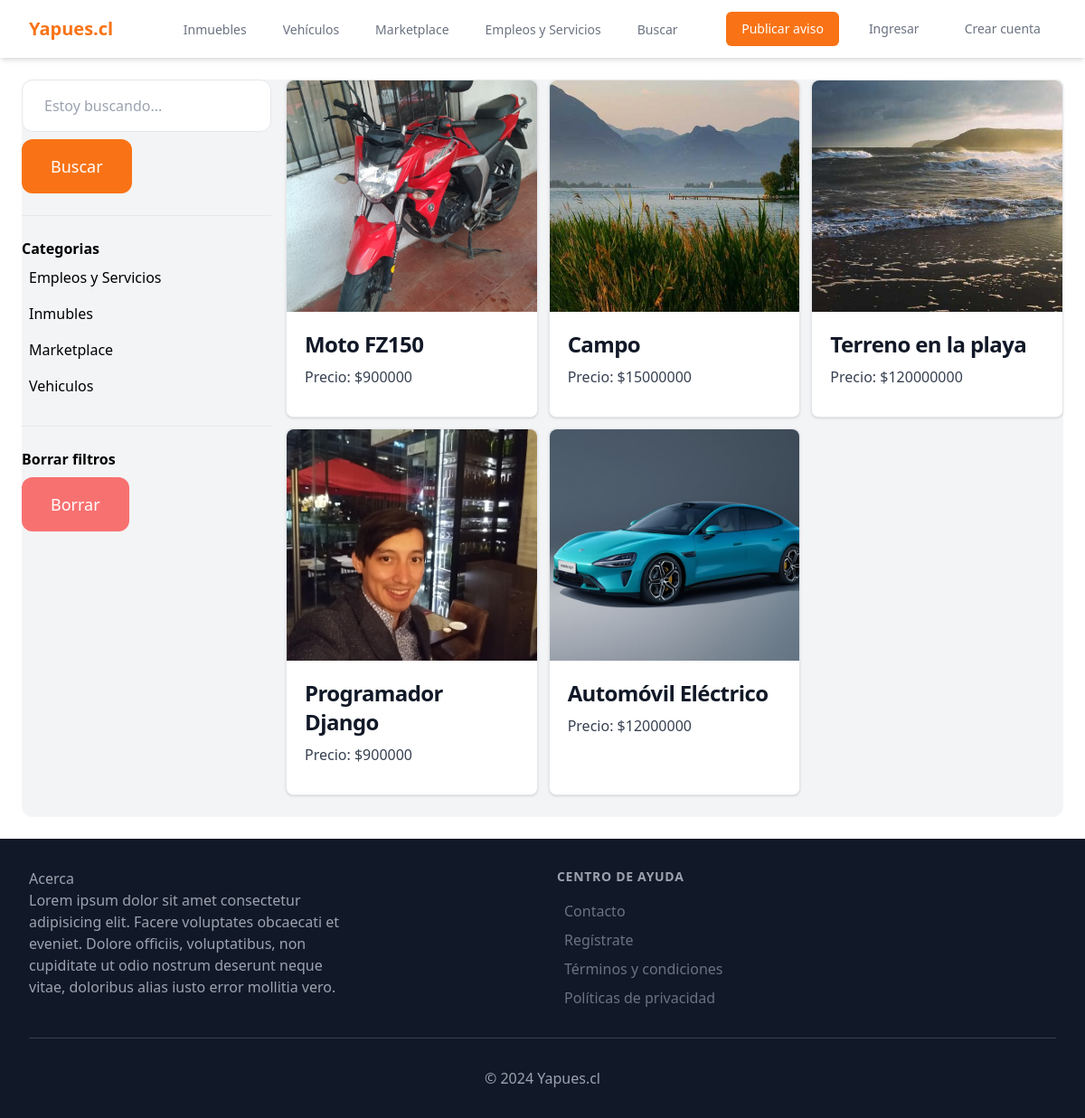
The app's page /items/ with its own data.
### item/models.py (models this page shows, shortened)
class Category(models.Model):
    name = models.CharField(max_length=255)
    class Meta:
        ordering = ('name',)
        verbose_name_plural = 'Categorias'

class  Item(models.Model):
    categoria = models.ForeignKey(Category, related_name='items', on_delete=models.CASCADE)
    nombre = models.CharField(max_length=255)
    descripcion = models.TextField(blank=True, null=True)
    precio = models.FloatField()
    imagen = models.ImageField(upload_to='item_images', blank=True, null=True)
    vendido = models.BooleanField(default=False)
    created_by = models.ForeignKey(User, related_name='items', on_delete=models.CASCADE)
    created_at = models.DateTimeField(auto_now_add=True)

### item/views.py (the view)
# urls.py: path('', views.items, name='items'),
def items(request):
    query = request.GET.get('query', '')
    category_id = request.GET.get('category', 0)
    categories = Category.objects.all()
    items = Item.objects.filter(vendido=False)
    if category_id:
        items = items.filter(categoria_id=category_id)
    if query:
        items = items.filter(Q(nombre__icontains=query) | Q(descripcion__icontains=query))
    return render(request, 'item/items.html', {
        'items': items,
        'query': query,
        'categories': categories,
        'category_id': int(category_id)
    })

### item/templates/item/items.html (shortened to what this page needs)
{% extends 'core/base.html' %}
{% block content %}
    <div class="pb-6 grid grid-cols-4 gap-4 bg-gray-100 rounded-xl">
        <div class="col-span-1">
            <form method="get" action="{% url 'item:items' %}">
                <input name="query" class="w-full py-4 px-6 border rounded-xl" type="text" value="{{ query }}" placeholder="Estoy buscando...">
                <button class="mt-2 py-4 px-8 text-lg bg-orange-500 text-white rounded-xl">Buscar</button>
            </form>
            <hr class="my-6">
            <p class="font-semibold">Categorias</p>
            <ul>
                {% for category in categories  %}
                    <li class="py-2 px-2 rounded-xl{% if category.id == category_id %} bg-orange-400{% endif %}">
                        <a href="{% url 'item:items' %}?query={{ query }}&category={{ category.id }}">{{ category.name }}</a>
                    </li>
                {% endfor %}
            </ul>
            <hr class="my-6">
            <p class="font-semibold">Borrar filtros</p>
            <ul>
                <li>
                    <a href="{% url 'item:items' %}" class="mt-2 py-4 px-8 inline-block bg-red-400 text-lg rounded-xl text-white">Borrar</a>
                </li>
            </ul>
        </div>
        <div class="col-span-3">
            <div class="grid grid-cols-3 gap-3">
                {% for item in items %}
                <div class="max-w-sm h-full bg-white border border-gray-200 rounded-lg shadow dark:bg-gray-800 dark:border-gray-700">
                    <a href="{% url 'item:detail' item.id %}">
                        <img class="w-full h-64 rounded-t-lg object-cover" src="{{ item.imagen.url }}" alt="{{ item.nombre }}">
                    </a>
                    <div class="p-5">
                        <h5 class="mb-2 text-2xl font-bold tracking-tight text-gray-900 dark:text-white">{{ item.nombre }}</h5>
                        <p class="mb-3 font-normal text-gray-700 dark:text-gray-400">Precio: ${{ item.precio|floatformat:0 }}</p>
                    </div>
                </div>
                {% endfor %}
            </div>
        </div>
    </div>
{% endblock %}

### records on screen
Category: name "Empleos y Servicios"
Category: name "Inmubles"
Category: name "Marketplace"
Category: name "Vehiculos"
Item: imagen (picture), nombre "Moto FZ150", precio "900000"
Item: imagen (picture), nombre "Campo", precio "15000000"
Item: imagen (picture), nombre "Terreno en la playa", precio "120000000"
Item: imagen (picture), nombre "Programador Django", precio "900000"
Item: imagen (picture), nombre "Automóvil Eléctrico", precio "12000000"
